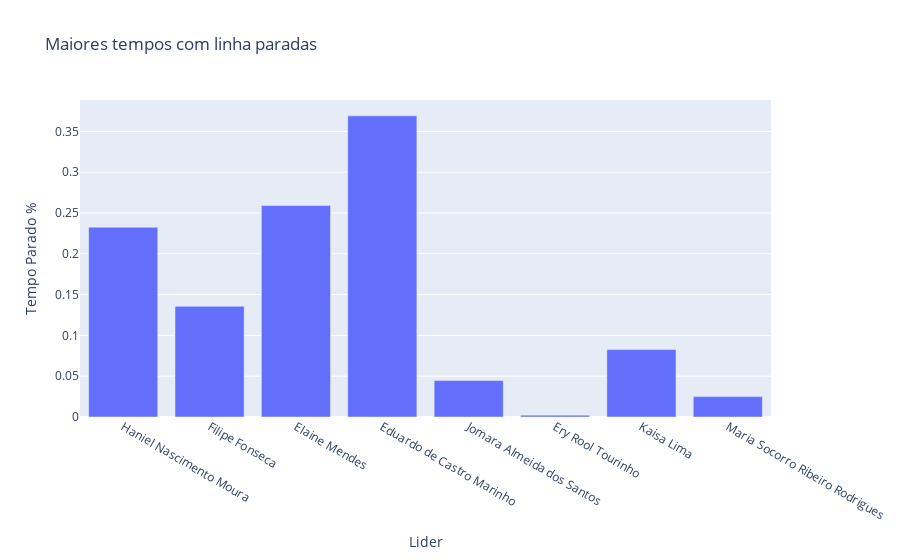

The notebook cell saved with this chart:
### Code cell
# Maiores tempos com linha paradas
df2 = df.groupby('Lider', sort= False).mean().reset_index()
px.bar(df2, x='Lider', y='Tempo Parado %', title= 'Maiores tempos com linha paradas')

### Figure 1 — Plotly figure (JSON) as saved in the notebook; plotly's stock layout.template omitted (floating-point values rounded to 4 significant figures)
{"data": [{"alignmentgroup": "True", "hovertemplate": "Lider=%{x}<br>Tempo Parado %=%{y}<extra></extra>", "legendgroup": "", "marker": {"color": "#636efa", "pattern": {"shape": ""}}, "name": "", "offsetgroup": "", "orientation": "v", "showlegend": false, "textposition": "auto", "type": "bar", "x": ["Haniel Nascimento Moura", "Filipe Fonseca", "Elaine Mendes", "Eduardo de Castro Marinho", "Jomara Almeida dos Santos", "Ery Rool Tourinho", "Kaisa Lima", "Maria Socorro Ribeiro Rodrigues"], "xaxis": "x", "y": [0.2325, 0.1356, 0.2591, 0.369, 0.04462, 0.00228, 0.0826, 0.025], "yaxis": "y"}], "layout": {"barmode": "relative", "legend": {"tracegroupgap": 0}, "title": {"text": "Maiores tempos com linha paradas"}, "xaxis": {"anchor": "y", "domain": [0, 1], "title": {"text": "Lider"}}, "yaxis": {"anchor": "x", "domain": [0, 1], "title": {"text": "Tempo Parado %"}}}}
